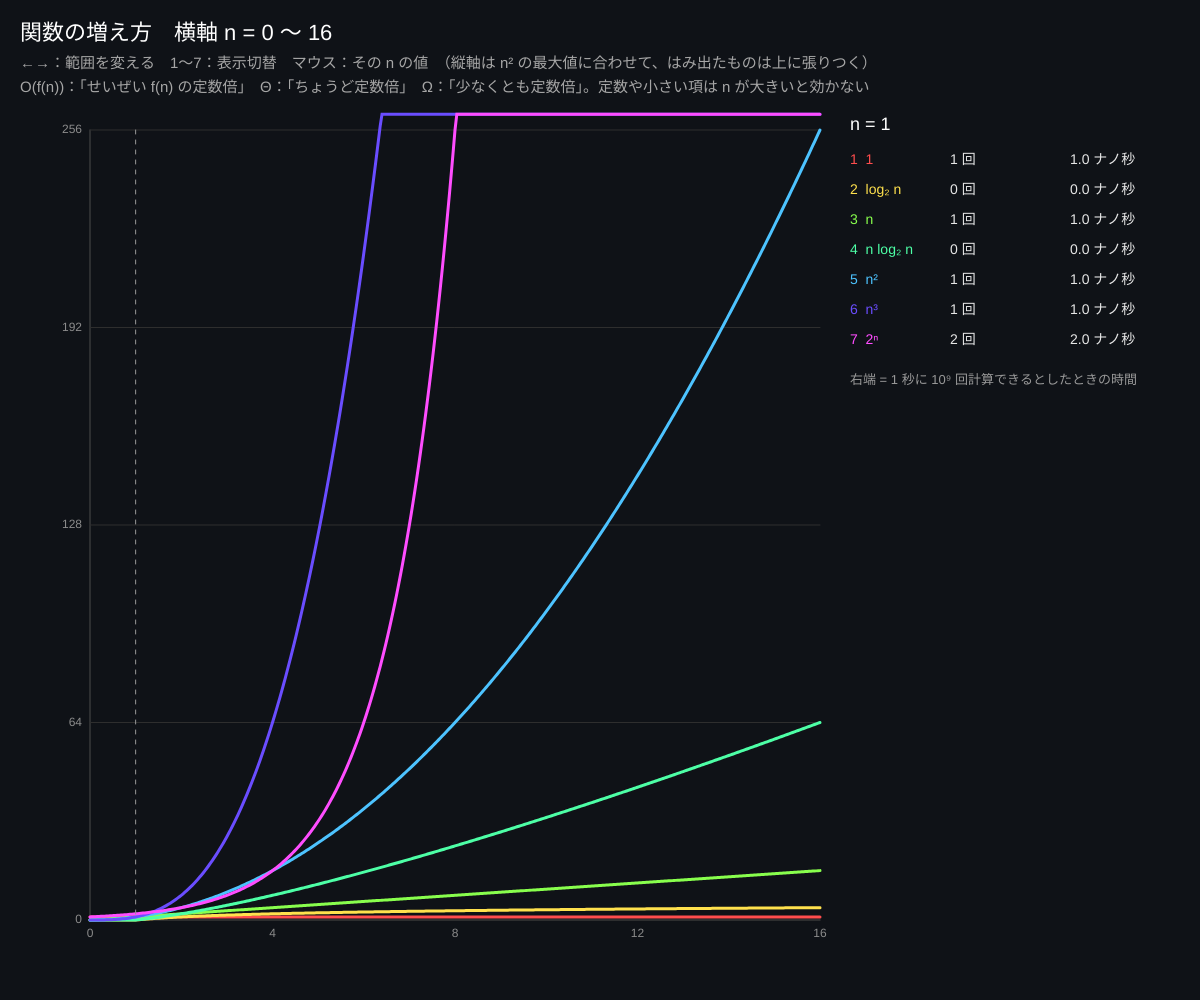
Frame 1 (no input)
Frame 60 (no input): identical to frame 1, image omitted
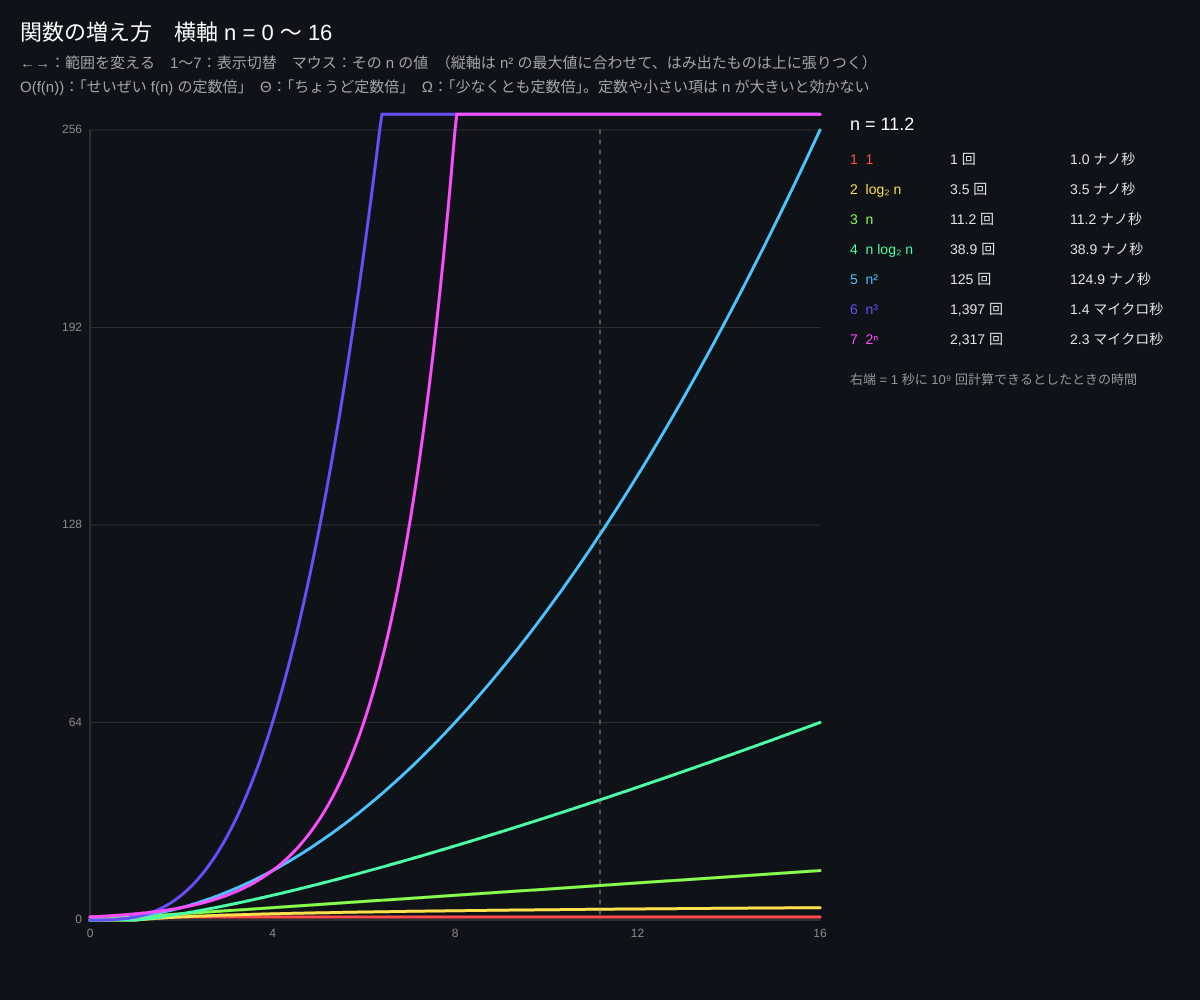
Frame 120 (the mouse pressed at the canvas centre since frame 60)

The p5.js sketch that drew these frames (run headless with seeded random() and noise() and a simulated clock; from frame 60 on, the mouse is pressed at the canvas centre):

// p5.js sketch
// ── sketch.js
// ============================================
// 02 関数の増え方（漸近記法）
// アルゴリズムの速さは「n が大きくなったとき、手間がどう増えるか」で比べる（O 記法・Θ 記法）
// 左右キーで n の範囲を広げると、最初は小さかった 2ⁿ や n² が、すぐに他を追い越す
// ←→：横軸の範囲　1〜7：その関数を表示／非表示　マウスを横に動かす：その n での値を読む
// ============================================

let funcs = [
  { name: '1', f: n => 1, on: true },
  { name: 'log₂ n', f: n => Math.log2(max(n, 1)), on: true },
  { name: 'n', f: n => n, on: true },
  { name: 'n log₂ n', f: n => n * Math.log2(max(n, 1)), on: true },
  { name: 'n²', f: n => n * n, on: true },
  { name: 'n³', f: n => n * n * n, on: true },
  { name: '2ⁿ', f: n => Math.pow(2, n), on: true },
];
let ranges = [8, 16, 32, 64, 128, 1024, 1e6]; // ★ 横軸の最大値の候補
let ri = 1;
let ops = 1e9;   // ★ 1 秒に計算できる回数（いまのパソコンはだいたい 10⁹ 回）

function setup() {
  createCanvas(windowWidth, windowHeight);
  colorMode(HSB, 360, 100, 100, 100);
}

function draw() {
  background(220, 35, 9);
  let nMax = ranges[ri];
  let L = 90, R = width - 380, T = 130, B = height - 80;
  let yMax = funcs[4].f(nMax);     // 縦軸は n² の値に合わせる（はみ出したものは上に張りつく）
  stroke(0, 0, 30); strokeWeight(1);
  line(L, B, R, B); line(L, B, L, T);
  for (let k = 0; k <= 4; k++) {
    let y = map(k, 0, 4, B, T);
    stroke(0, 0, 18); line(L, y, R, y);
    noStroke(); fill(0, 0, 55); textSize(12); textAlign(RIGHT, CENTER);
    text(fmt(yMax * k / 4), L - 8, y);
    textAlign(CENTER, TOP);
    text(fmt(nMax * k / 4), map(k, 0, 4, L, R), B + 8);
  }
  for (let i = 0; i < funcs.length; i++) {
    let F = funcs[i];
    if (!F.on) continue;
    let c = color(i * 50, 70, 100);
    noFill(); stroke(c); strokeWeight(3);
    beginShape();
    for (let px = 0; px <= 400; px++) {
      let n = nMax * px / 400;
      let v = F.f(n);
      let y = map(min(v, yMax * 1.02), 0, yMax, B, T);
      vertex(map(px, 0, 400, L, R), y);
    }
    endShape();
  }
  // マウスの位置の n
  let mn = constrain(map(mouseX, L, R, 0, nMax), 1, nMax);
  stroke(0, 0, 60); strokeWeight(1); drawingContext.setLineDash([4, 6]);
  let mx = map(mn, 0, nMax, L, R);
  line(mx, T, mx, B); drawingContext.setLineDash([]);

  // 右の表：その n で、1 秒 10⁹ 回の計算機が何秒かかるか
  let x0 = width - 350;
  noStroke(); fill(0, 0, 100); textAlign(LEFT, BASELINE); textSize(18);
  text('n = ' + fmt(mn), x0, T);
  textSize(14);
  for (let i = 0; i < funcs.length; i++) {
    let F = funcs[i], v = F.f(mn);
    fill(i * 50, 70, F.on ? 100 : 40);
    text((i + 1) + '  ' + F.name, x0, T + 34 + i * 30);
    fill(0, 0, F.on ? 90 : 40);
    text(fmt(v) + ' 回', x0 + 100, T + 34 + i * 30);
    text(timeStr(v / ops), x0 + 220, T + 34 + i * 30);
  }
  fill(0, 0, 60); textSize(13);
  text('右端 = 1 秒に 10⁹ 回計算できるとしたときの時間', x0, T + 34 + 7 * 30 + 10);

  fill(0, 0, 100); textSize(22);
  text('関数の増え方　横軸 n = 0 〜 ' + fmt(nMax), 20, 40);
  fill(0, 0, 65); textSize(15);
  text('←→：範囲を変える　1〜7：表示切替　マウス：その n の値　（縦軸は n² の最大値に合わせて、はみ出たものは上に張りつく）', 20, 68);
  text('O(f(n))：「せいぜい f(n) の定数倍」　Θ：「ちょうど定数倍」　Ω：「少なくとも定数倍」。定数や小さい項は n が大きいと効かない', 20, 92);
}

function fmt(v) {
  if (!isFinite(v)) return '∞';
  if (v >= 1e6) { let e = floor(Math.log10(v)); return (v / Math.pow(10, e)).toFixed(1) + '×10^' + e; }
  if (v >= 100) return round(v).toLocaleString();
  return (round(v * 10) / 10).toString();
}
function timeStr(s) {
  if (!isFinite(s)) return '永遠';
  if (s < 1e-6) return (s * 1e9).toFixed(1) + ' ナノ秒';
  if (s < 1e-3) return (s * 1e6).toFixed(1) + ' マイクロ秒';
  if (s < 1) return (s * 1e3).toFixed(1) + ' ミリ秒';
  if (s < 60) return s.toFixed(1) + ' 秒';
  if (s < 3600) return (s / 60).toFixed(1) + ' 分';
  if (s < 86400) return (s / 3600).toFixed(1) + ' 時間';
  if (s < 3.15e7) return (s / 86400).toFixed(1) + ' 日';
  let y = s / 3.15e7;
  return y < 1e6 ? y.toFixed(0) + ' 年' : '約 10^' + floor(Math.log10(y)) + ' 年';
}

function keyPressed() {
  if (key === RIGHT_ARROW) ri = min(ranges.length - 1, ri + 1);
  if (key === LEFT_ARROW) ri = max(0, ri - 1);
  if (key >= '1' && key <= '7') funcs[int(key) - 1].on = !funcs[int(key) - 1].on;
}
function windowResized() { resizeCanvas(windowWidth, windowHeight); }

// ---------- やってみよう ----------
// 1. n = 64 で 2ⁿ は何年かかる？ 宇宙の年齢（約 1.4×10¹⁰ 年）と比べよう
// 2. funcs に n! （階乗）や √n を追加してみる
// 3. 100n と n² はどこで逆転する？ 定数倍は「いつか」必ず負ける
